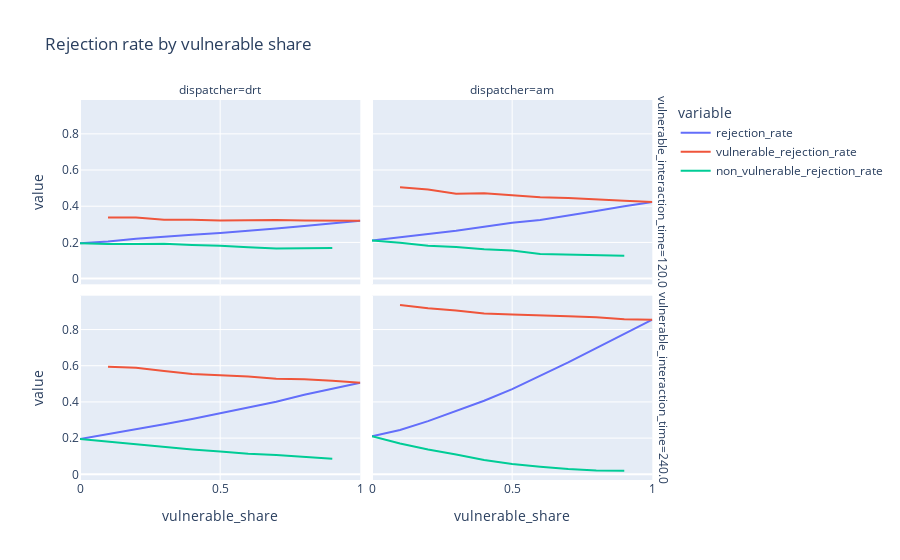

This figure's notebook cell:
### Code cell
df_plot = df_analysis[
    df_analysis["vulnerable_interaction_time"].isin([120, 240]) & (df_analysis["fleet_size"] == analysis_fleet_size)
].melt(
    ["vulnerable_share", "vulnerable_interaction_time", "dispatcher"], 
    ["rejection_rate", "vulnerable_rejection_rate", "non_vulnerable_rejection_rate"]
).sort_values(by = ["vulnerable_share", "vulnerable_interaction_time"])

px.line(df_plot, height = 600, title = "Rejection rate by vulnerable share", 
        x = "vulnerable_share", y = "value", color = "variable", 
        facet_col = "dispatcher", facet_row = "vulnerable_interaction_time")

### Figure 1 — Plotly figure (JSON) as saved in the notebook; plotly's stock layout.template omitted (floating-point values rounded to 4 significant figures)
{"data": [{"hovertemplate": "variable=rejection_rate<br>vulnerable_interaction_time=120.0<br>dispatcher=drt<br>vulnerable_share=%{x}<br>value=%{y}<extra></extra>", "legendgroup": "rejection_rate", "line": {"color": "#636efa", "dash": "solid"}, "marker": {"symbol": "circle"}, "mode": "lines", "name": "rejection_rate", "orientation": "v", "showlegend": true, "type": "scatter", "x": [0, 0.1, 0.2, 0.3, 0.4, 0.5, 0.6, 0.7, 0.8, 0.9, 1], "xaxis": "x3", "y": [0.1955, 0.2054, 0.2205, 0.2327, 0.2422, 0.2517, 0.2633, 0.2765, 0.291, 0.3058, 0.3201], "yaxis": "y3"}, {"hovertemplate": "variable=rejection_rate<br>vulnerable_interaction_time=120.0<br>dispatcher=am<br>vulnerable_share=%{x}<br>value=%{y}<extra></extra>", "legendgroup": "rejection_rate", "line": {"color": "#636efa", "dash": "solid"}, "marker": {"symbol": "circle"}, "mode": "lines", "name": "rejection_rate", "orientation": "v", "showlegend": false, "type": "scatter", "x": [0, 0.1, 0.2, 0.3, 0.4, 0.5, 0.6, 0.7, 0.8, 0.9, 1], "xaxis": "x4", "y": [0.2101, 0.2283, 0.2445, 0.2644, 0.2871, 0.3081, 0.3238, 0.3505, 0.3732, 0.3996, 0.424], "yaxis": "y4"}, {"hovertemplate": "variable=rejection_rate<br>vulnerable_interaction_time=240.0<br>dispatcher=drt<br>vulnerable_share=%{x}<br>value=%{y}<extra></extra>", "legendgroup": "rejection_rate", "line": {"color": "#636efa", "dash": "solid"}, "marker": {"symbol": "circle"}, "mode": "lines", "name": "rejection_rate", "orientation": "v", "showlegend": false, "type": "scatter", "x": [0, 0.1, 0.2, 0.3, 0.4, 0.5, 0.6, 0.7, 0.8, 0.9, 1], "xaxis": "x", "y": [0.1955, 0.2215, 0.2504, 0.2766, 0.3062, 0.3372, 0.3686, 0.4008, 0.4394, 0.4742, 0.5064], "yaxis": "y"}, {"hovertemplate": "variable=rejection_rate<br>vulnerable_interaction_time=240.0<br>dispatcher=am<br>vulnerable_share=%{x}<br>value=%{y}<extra></extra>", "legendgroup": "rejection_rate", "line": {"color": "#636efa", "dash": "solid"}, "marker": {"symbol": "circle"}, "mode": "lines", "name": "rejection_rate", "orientation": "v", "showlegend": false, "type": "scatter", "x": [0, 0.1, 0.2, 0.3, 0.4, 0.5, 0.6, 0.7, 0.8, 0.9, 1], "xaxis": "x2", "y": [0.2101, 0.245, 0.2937, 0.3513, 0.4067, 0.471, 0.5428, 0.6183, 0.6974, 0.7747, 0.8545], "yaxis": "y2"}, {"hovertemplate": "variable=vulnerable_rejection_rate<br>vulnerable_interaction_time=120.0<br>dispatcher=drt<br>vulnerable_share=%{x}<br>value=%{y}<extra></extra>", "legendgroup": "vulnerable_rejection_rate", "line": {"color": "#EF553B", "dash": "solid"}, "marker": {"symbol": "circle"}, "mode": "lines", "name": "vulnerable_rejection_rate", "orientation": "v", "showlegend": true, "type": "scatter", "x": [0, 0.1, 0.2, 0.3, 0.4, 0.5, 0.6, 0.7, 0.8, 0.9, 1], "xaxis": "x3", "y": [null, 0.3383, 0.3377, 0.3259, 0.3258, 0.321, 0.3237, 0.324, 0.3218, 0.3207, 0.3201], "yaxis": "y3"}, {"hovertemplate": "variable=vulnerable_rejection_rate<br>vulnerable_interaction_time=120.0<br>dispatcher=am<br>vulnerable_share=%{x}<br>value=%{y}<extra></extra>", "legendgroup": "vulnerable_rejection_rate", "line": {"color": "#EF553B", "dash": "solid"}, "marker": {"symbol": "circle"}, "mode": "lines", "name": "vulnerable_rejection_rate", "orientation": "v", "showlegend": false, "type": "scatter", "x": [0, 0.1, 0.2, 0.3, 0.4, 0.5, 0.6, 0.7, 0.8, 0.9, 1], "xaxis": "x4", "y": [null, 0.5055, 0.4925, 0.4694, 0.4712, 0.4604, 0.4503, 0.4449, 0.4354, 0.4296, 0.424], "yaxis": "y4"}, {"hovertemplate": "variable=vulnerable_rejection_rate<br>vulnerable_interaction_time=240.0<br>dispatcher=drt<br>vulnerable_share=%{x}<br>value=%{y}<extra></extra>", "legendgroup": "vulnerable_rejection_rate", "line": {"color": "#EF553B", "dash": "solid"}, "marker": {"symbol": "circle"}, "mode": "lines", "name": "vulnerable_rejection_rate", "orientation": "v", "showlegend": false, "type": "scatter", "x": [0, 0.1, 0.2, 0.3, 0.4, 0.5, 0.6, 0.7, 0.8, 0.9, 1], "xaxis": "x", "y": [null, 0.5941, 0.5885, 0.5703, 0.5541, 0.5476, 0.5401, 0.5283, 0.5258, 0.5167, 0.5064], "yaxis": "y"}, {"hovertemplate": "variable=vulnerable_rejection_rate<br>vulnerable_interaction_time=240.0<br>dispatcher=am<br>vulnerable_share=%{x}<br>value=%{y}<extra></extra>", "legendgroup": "vulnerable_rejection_rate", "line": {"color": "#EF553B", "dash": "solid"}, "marker": {"symbol": "circle"}, "mode": "lines", "name": "vulnerable_rejection_rate", "orientation": "v", "showlegend": false, "type": "scatter", "x": [0, 0.1, 0.2, 0.3, 0.4, 0.5, 0.6, 0.7, 0.8, 0.9, 1], "xaxis": "x2", "y": [null, 0.936, 0.9172, 0.905, 0.8888, 0.883, 0.8797, 0.8737, 0.8676, 0.8575, 0.8545], "yaxis": "y2"}, {"hovertemplate": "variable=non_vulnerable_rejection_rate<br>vulnerable_interaction_time=120.0<br>dispatcher=drt<br>vulnerable_share=%{x}<br>value=%{y}<extra></extra>", "legendgroup": "non_vulnerable_rejection_rate", "line": {"color": "#00cc96", "dash": "solid"}, "marker": {"symbol": "circle"}, "mode": "lines", "name": "non_vulnerable_rejection_rate", "orientation": "v", "showlegend": true, "type": "scatter", "x": [0, 0.1, 0.2, 0.3, 0.4, 0.5, 0.6, 0.7, 0.8, 0.9, 1], "xaxis": "x3", "y": [0.1955, 0.191, 0.191, 0.192, 0.1854, 0.1822, 0.1735, 0.1669, 0.1683, 0.1697, null], "yaxis": "y3"}, {"hovertemplate": "variable=non_vulnerable_rejection_rate<br>vulnerable_interaction_time=120.0<br>dispatcher=am<br>vulnerable_share=%{x}<br>value=%{y}<extra></extra>", "legendgroup": "non_vulnerable_rejection_rate", "line": {"color": "#00cc96", "dash": "solid"}, "marker": {"symbol": "circle"}, "mode": "lines", "name": "non_vulnerable_rejection_rate", "orientation": "v", "showlegend": false, "type": "scatter", "x": [0, 0.1, 0.2, 0.3, 0.4, 0.5, 0.6, 0.7, 0.8, 0.9, 1], "xaxis": "x4", "y": [0.2101, 0.1982, 0.1821, 0.175, 0.1618, 0.1551, 0.1357, 0.1325, 0.1256, 0.1258, null], "yaxis": "y4"}, {"hovertemplate": "variable=non_vulnerable_rejection_rate<br>vulnerable_interaction_time=240.0<br>dispatcher=drt<br>vulnerable_share=%{x}<br>value=%{y}<extra></extra>", "legendgroup": "non_vulnerable_rejection_rate", "line": {"color": "#00cc96", "dash": "solid"}, "marker": {"symbol": "circle"}, "mode": "lines", "name": "non_vulnerable_rejection_rate", "orientation": "v", "showlegend": false, "type": "scatter", "x": [0, 0.1, 0.2, 0.3, 0.4, 0.5, 0.6, 0.7, 0.8, 0.9, 1], "xaxis": "x", "y": [0.1955, 0.1809, 0.1653, 0.1485, 0.1375, 0.1258, 0.1135, 0.1066, 0.09555, 0.08669, null], "yaxis": "y"}, {"hovertemplate": "variable=non_vulnerable_rejection_rate<br>vulnerable_interaction_time=240.0<br>dispatcher=am<br>vulnerable_share=%{x}<br>value=%{y}<extra></extra>", "legendgroup": "non_vulnerable_rejection_rate", "line": {"color": "#00cc96", "dash": "solid"}, "marker": {"symbol": "circle"}, "mode": "lines", "name": "non_vulnerable_rejection_rate", "orientation": "v", "showlegend": false, "type": "scatter", "x": [0, 0.1, 0.2, 0.3, 0.4, 0.5, 0.6, 0.7, 0.8, 0.9, 1], "xaxis": "x2", "y": [0.2101, 0.1698, 0.1367, 0.1099, 0.07869, 0.0571, 0.04173, 0.02874, 0.02043, 0.01954, null], "yaxis": "y2"}], "layout": {"annotations": [{"font": {}, "showarrow": false, "text": "dispatcher=drt", "x": 0.24, "xanchor": "center", "xref": "paper", "y": 1, "yanchor": "bottom", "yref": "paper"}, {"font": {}, "showarrow": false, "text": "dispatcher=am", "x": 0.74, "xanchor": "center", "xref": "paper", "y": 1, "yanchor": "bottom", "yref": "paper"}, {"font": {}, "showarrow": false, "text": "vulnerable_interaction_time=240.0", "textangle": 90, "x": 0.98, "xanchor": "left", "xref": "paper", "y": 0.2425, "yanchor": "middle", "yref": "paper"}, {"font": {}, "showarrow": false, "text": "vulnerable_interaction_time=120.0", "textangle": 90, "x": 0.98, "xanchor": "left", "xref": "paper", "y": 0.7575, "yanchor": "middle", "yref": "paper"}], "autosize": true, "legend": {"title": {"text": "variable"}, "tracegroupgap": 0}, "title": {"text": "Rejection rate by vulnerable share"}, "xaxis": {"anchor": "y", "autorange": true, "domain": [0, 0.48], "range": [0, 1], "title": {"text": "vulnerable_share"}, "type": "linear"}, "xaxis2": {"anchor": "y2", "autorange": true, "domain": [0.5, 0.98], "matches": "x", "range": [0, 1], "title": {"text": "vulnerable_share"}, "type": "linear"}, "xaxis3": {"anchor": "y3", "autorange": true, "domain": [0, 0.48], "matches": "x", "range": [0, 1], "showticklabels": false, "type": "linear"}, "xaxis4": {"anchor": "y4", "autorange": true, "domain": [0.5, 0.98], "matches": "x", "range": [0, 1], "showticklabels": false, "type": "linear"}, "yaxis": {"anchor": "x", "autorange": true, "domain": [0, 0.485], "range": [-0.03138, 0.987], "title": {"text": "value"}, "type": "linear"}, "yaxis2": {"anchor": "x2", "autorange": true, "domain": [0, 0.485], "matches": "y", "range": [-0.03138, 0.987], "showticklabels": false, "type": "linear"}, "yaxis3": {"anchor": "x3", "autorange": true, "domain": [0.515, 1], "matches": "y", "range": [-0.03138, 0.987], "title": {"text": "value"}, "type": "linear"}, "yaxis4": {"anchor": "x4", "autorange": true, "domain": [0.515, 1], "matches": "y", "range": [-0.03138, 0.987], "showticklabels": false, "type": "linear"}}}
